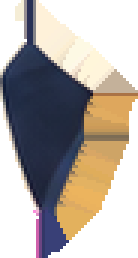
#> input picture pirate/art/rig/crew_boss_0/arm_b.png, 46 x 86 px (shown 3 times larger)
$ python -i rig_map.py   (imports and definitions only)
#> lines starting #> are read from the running program, lines starting #| are printed output that depends on the picture; after the words box and inside, x2 and y2 are one past the last pixel; in counts of white or black regions, pixels touching at a corner belong together
### pirate/tools/rig_fit.py
"""캐릭터 파츠 리깅: 통이미지(완성된 한 장)와 파츠 시트를 비교하면서 조립 위치를 찾음
- 파츠 시트 = ChatGPT 가 통이미지를 보고 같은 크기로 분해해 그린 그림 (왼쪽 위 = 참조용 통이미지, 나머지 = 머리 · 몸통 · 팔 · 꼬리 …)
- 파츠마다 통이미지 위에서 가장 잘 맞는 자리(위치 · 크기)를 찾음 (마스크 SSD 템플릿 매칭, FFT)
- 보이는 비율로 앞뒤 순서, 몸통 중심에 가장 가까운 점으로 관절(피벗)을 정함
- 결과: pirate/art/rig/<이름>/ 에 파츠 PNG + rig.json, 비교 그림 compare.png (통이미지 | 조립 | 차이)

사용: python -I pirate/tools/rig_fit.py <이름> <파츠 시트.png> [이름표: head,torso,... 순서는 1차 실행 결과 번호대로]
  1차: 이름표 없이 → 번호 붙은 parts_index.png 를 보고 이름을 정함
  2차: 이름표를 주면 rig.json 에 이름이 들어감
"""
import json
import os
import sys

import numpy as np
from PIL import Image, ImageDraw
from scipy import ndimage, signal

HERE = os.path.dirname(os.path.abspath(__file__))
sys.path.insert(0, os.path.join(HERE, '..', '..', 'tools'))
import prep as P  # noqa: E402

OUT_ROOT = os.path.join(HERE, '..', 'art', 'rig')
TUCK_BEHIND_TORSO = {'tail'}  # 몸통(옷) 뒤로 들어가야 하는 파츠


# [54 lines left out: functions components, load, fit, fit_at, not called in this run]


def fill_nearest(lab, todo):
    """todo 자리를 가장 가까운 (lab ≥ 0) 값으로 채움"""
    if not todo.any() or not (lab >= 0).any():
        return lab
    _, (iy, ix) = ndimage.distance_transform_edt(lab < 0, return_indices=True)
    return np.where(todo, lab[iy, ix], lab)


# [228 lines left out: functions segment, main, bundle, not called in this run]


# [2 lines that do not run on import are left out]

### pirate/tools/rig_map.py
"""캐릭터 파츠 리깅 (파츠 맵 방식): 통이미지 + 파츠 색 맵 → 파츠 그림 + rig.json
- 통이미지 = 게임에서 쓰는 완성 그림 한 장
- 파츠 색 맵 = ChatGPT 에게 통이미지를 그대로 주고 '같은 그림을 파츠별 단색으로' 칠하게 한 것
  머리(모자 · 귀 · 얼굴) = 빨강, 몸통(옷 · 발) = 파랑, 앞팔(어깨~손) = 초록, 뒷팔 = 노랑, 꼬리 = 하늘색, 손에 든 물건 = 보라(#8000FF), 배경 = 흰색
1) 색 맵을 통이미지 실루엣에 맞춰 놓음 (크기 · 위치 탐색, 실루엣 IoU 최대)
2) 색 맵 영역(조금 깎음)을 씨앗으로, 통이미지의 실제 색 경계를 따라 워터셰드 → 경계가 그림 선에 딱 붙음
3) 파츠마다 한 덩어리 + 구멍 메움 + 톱니 다듬기
4) 파츠 그림 = 통이미지 픽셀 그대로 (쉬는 자세 = 통이미지와 똑같음)
   앞 파츠에 가려진 자리(앞팔 밑의 몸통 등)는 그 파츠의 가까운 픽셀 색으로 채움 (움직일 때 구멍이 안 보이게)
5) 관절: 몸통에 붙은 경계의 가운데 (팔은 경계 중 위쪽 = 어깨), 끝점 = 관절에서 가장 먼 점
결과: pirate/art/rig/<이름>/ (rig_fit.py 와 같은 rig.json 형식 → game.js 그대로), compare.png

사용: python -I pirate/tools/rig_map.py <이름> <통이미지> <파츠 색 맵>
  눈 옮기기는 그 다음에 rig_eye.py
"""
import json
import os
import sys

import numpy as np
from PIL import Image, ImageDraw
from scipy import ndimage

HERE = os.path.dirname(os.path.abspath(__file__))
sys.path.insert(0, HERE)
import rig_fit  # noqa: E402
P = rig_fit.P

COLORS = {'head': (255, 0, 0), 'torso': (0, 0, 255), 'arm_f': (0, 255, 0), 'arm_b': (255, 255, 0), 'tail': (0, 255, 255), 'tool': (128, 0, 255)}
Z = ['tail', 'arm_b', 'torso', 'head', 'tool', 'arm_f']  # 뒤 → 앞. tool(손에 든 칼 · 꽂을대 · 망원경) = 보라, game.js 에서 앞팔을 따라 움직임
ARMS = {'arm_f', 'arm_b'}


def read_map(path):
#> called with path = '../art/rig/crew_boss_0/arm_b.png'
    a = np.asarray(Image.open(path).convert('RGB')).astype(np.int32)
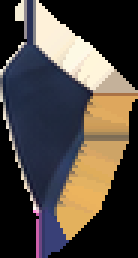
#> a: shape (86, 46, 3) int32 (shown 3 times larger); mean R, G, B 79.4, 71.7, 65.4
    names = list(COLORS)
    ref = np.array([COLORS[n] for n in names])
    d = np.stack([np.abs(a - c).sum(-1) for c in ref])
    lab = np.argmin(d, 0)
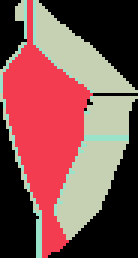
#> lab: shape (86, 46) int64 (shown 3 times larger); 4 distinct labels, from 0 to 5; one colour per label, 0 black
    lab[(np.min(d, 0) > 200) | (a.min(-1) > 225)] = -1  # 흰 배경 · 애매한 색
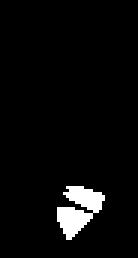
#> lab: shape (86, 46) int64 (shown 3 times larger); values -1 (black) and 3 (white), 4% white; 1 white region, box (x1, y1, x2, y2) and area: (19, 62, 35, 80) 158
    # 수염 같은 가는 선은 버리고 큰 덩어리만
    keep = ndimage.binary_opening(lab >= 0, iterations=2)
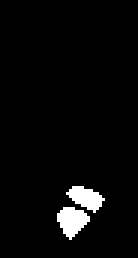
#> keep: shape (86, 46) bool (shown 3 times larger); 3.6% white; 2 white regions, box (x1, y1, x2, y2) and area: (19, 69, 30, 80) 76, (22, 62, 35, 71) 66
    sil = keep.copy()
    lab[~keep] = -1
    # 색마다 가는 띠는 버림: 빨강 · 파랑이 만나는 경계의 섞인 보라 픽셀이 '도구'로 읽히는 것 등
    for k in range(len(names)):
        m = lab == k
        lab[m & ~ndimage.binary_opening(m, iterations=3)] = -1
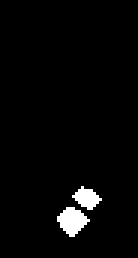
#> lab: shape (86, 46) int64 (shown 3 times larger); values -1 (black) and 3 (white), 2.8% white; 2 white regions, box (x1, y1, x2, y2) and area: (19, 69, 30, 79) 67, (24, 62, 34, 70) 45
    # 버린 자리는 실루엣 안이면 가까운 색으로
    lab = rig_fit.fill_nearest(lab, sil & (lab < 0))
#> in fill_nearest, `_, (iy, ix) = ndimage.distance_transform_edt(lab < 0, return_indices=T..`:
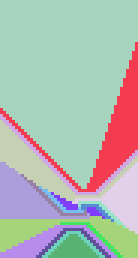
#> iy: shape (86, 46) int32 (shown 3 times larger); 17 distinct labels, from 62 to 78; one colour per label, 0 black
#> in fill_nearest, `_, (iy, ix) = ndimage.distance_transform_edt(lab < 0, return_indices=T..`:
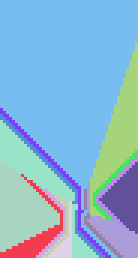
#> ix: shape (86, 46) int32 (shown 3 times larger); 15 distinct labels, from 19 to 33; one colour per label, 0 black
    lab[~sil] = -1
    return lab, names


# [225 lines left out: functions align, cell, map_cell, main, run, not called in this run]


# [2 lines not run here, left out]

>>> result = read_map('../art/rig/crew_boss_0/arm_b.png')

$ run again, on pirate/art/rig/crew_boss_1/tail.png
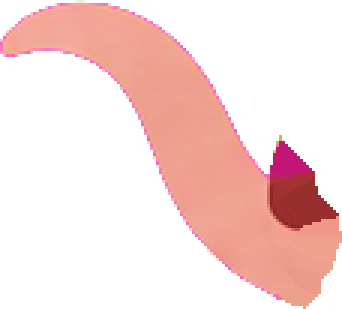
#> input picture pirate/art/rig/crew_boss_1/tail.png, 114 x 103 px (shown 3 times larger)
#> in read_map, `keep = ndimage.binary_opening(lab >= 0, iterations=2)`:
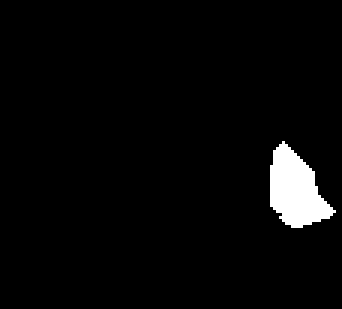
#> keep: shape (103, 114) bool (shown 3 times larger); 3.2% white; 1 white region, box (x1, y1, x2, y2) and area: (90, 47, 112, 76) 378
#> iy: shape (103, 114) int32; 28 distinct labels, from 48 to 75
#> in fill_nearest, `_, (iy, ix) = ndimage.distance_transform_edt(lab < 0, return_indices=T..`:
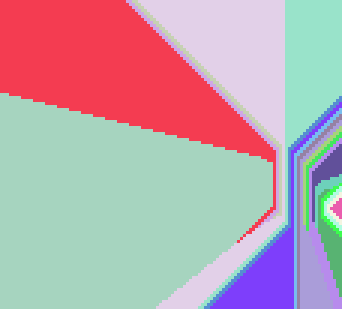
#> ix: shape (103, 114) int32 (shown 3 times larger); 21 distinct labels, from 90 to 110; one colour per label, 0 black
